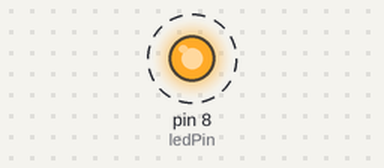
Bench run of a sketch on a simulated Arduino Uno, built with avr-gcc and run on an emulated ATmega328P. Parts: output pins drawn as LEDs (lit = HIGH). Dashed ring = blinking.

Above: at 0.5 s.
Timing chart, 0 to 4.6 s (numbered marks = the images above):
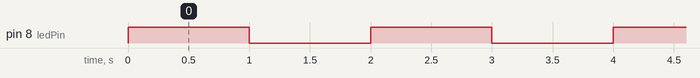

The sketch:

Blink.ino
```cpp
const int ledPin = 8; // Define the LED pin as pin 8
int ledState = HIGH; // Initialize the LED state to HIGH (on)

void setup() {
  pinMode(ledPin, OUTPUT); // Set the LED pin as an output
}

void loop() {
  digitalWrite(ledPin, ledState); // Set the LED state
  delay(1000); // Wait for 1 second
  ledState = !ledState; // Toggle the LED state
}
```

Measured:
- by itself, pin 8 (ledPin): alternates HIGH for 1.0 s and LOW for 1.0 s
